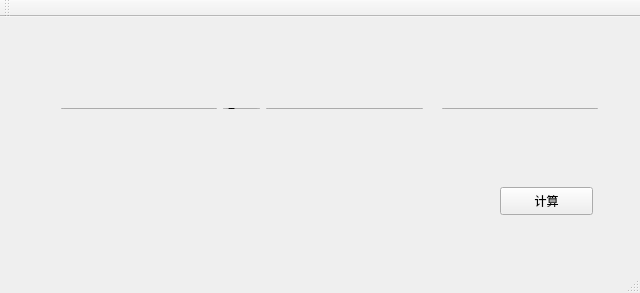
<?xml version="1.0" encoding="UTF-8"?>
<ui version="4.0">
 <class>MainWindow</class>
 <widget class="QMainWindow" name="MainWindow">
  <property name="geometry">
   <rect>
    <x>0</x>
    <y>0</y>
    <width>640</width>
    <height>293</height>
   </rect>
  </property>
  <property name="windowTitle">
   <string>MainWindow</string>
  </property>
  <widget class="QWidget" name="centralWidget">
   <widget class="QPushButton" name="caltButtion">
    <property name="geometry">
     <rect>
      <x>500</x>
      <y>170</y>
      <width>93</width>
      <height>28</height>
     </rect>
    </property>
    <property name="text">
     <string>计算</string>
    </property>
   </widget>
   <widget class="QWidget" name="layoutWidget">
    <property name="geometry">
     <rect>
      <x>50</x>
      <y>80</y>
      <width>559</width>
      <height>23</height>
     </rect>
    </property>
    <layout class="QHBoxLayout" name="horizontalLayout">
     <item>
      <widget class="QLineEdit" name="firstText"/>
     </item>
     <item>
      <widget class="QComboBox" name="comboBox">
       <item>
        <property name="text">
         <string>+</string>
        </property>
       </item>
       <item>
        <property name="text">
         <string>-</string>
        </property>
       </item>
       <item>
        <property name="text">
         <string>x</string>
        </property>
       </item>
       <item>
        <property name="text">
         <string>/</string>
        </property>
       </item>
      </widget>
     </item>
     <item>
      <widget class="QLineEdit" name="secondText"/>
     </item>
     <item>
      <widget class="QLabel" name="label_2">
       <property name="text">
        <string>=</string>
       </property>
      </widget>
     </item>
     <item>
      <widget class="QLineEdit" name="reultText"/>
     </item>
    </layout>
   </widget>
  </widget>
  <widget class="QMenuBar" name="menuBar">
   <property name="geometry">
    <rect>
     <x>0</x>
     <y>0</y>
     <width>640</width>
     <height>23</height>
    </rect>
   </property>
  </widget>
  <widget class="QToolBar" name="mainToolBar">
   <attribute name="toolBarArea">
    <enum>TopToolBarArea</enum>
   </attribute>
   <attribute name="toolBarBreak">
    <bool>false</bool>
   </attribute>
  </widget>
  <widget class="QStatusBar" name="statusBar"/>
 </widget>
 <layoutdefault spacing="6" margin="11"/>
 <resources/>
 <connections/>
</ui>
